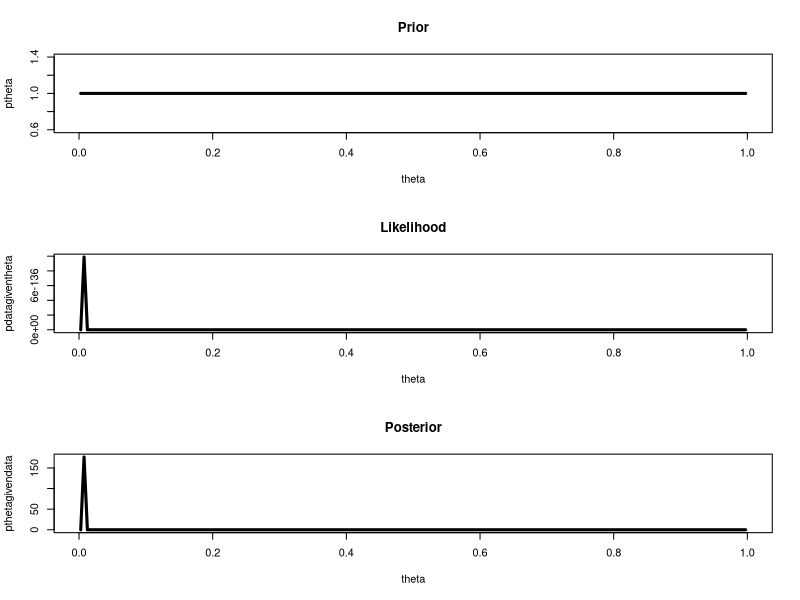
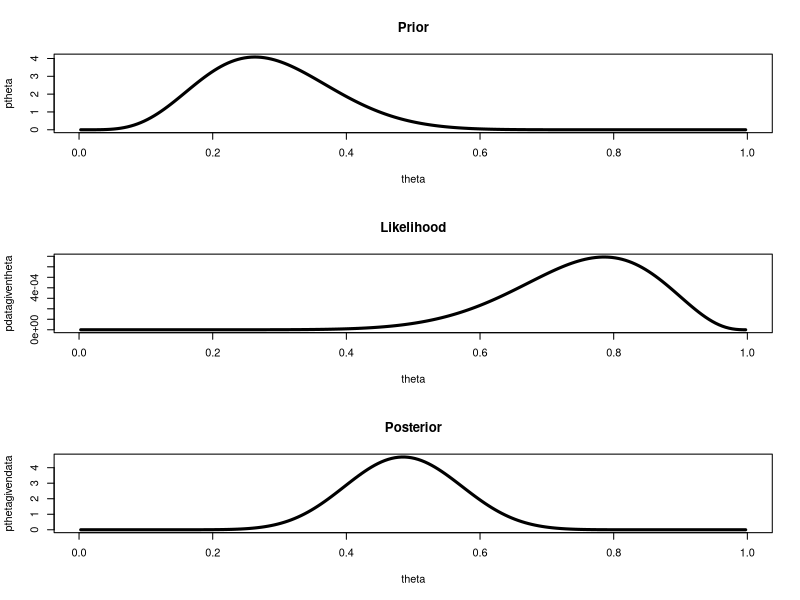
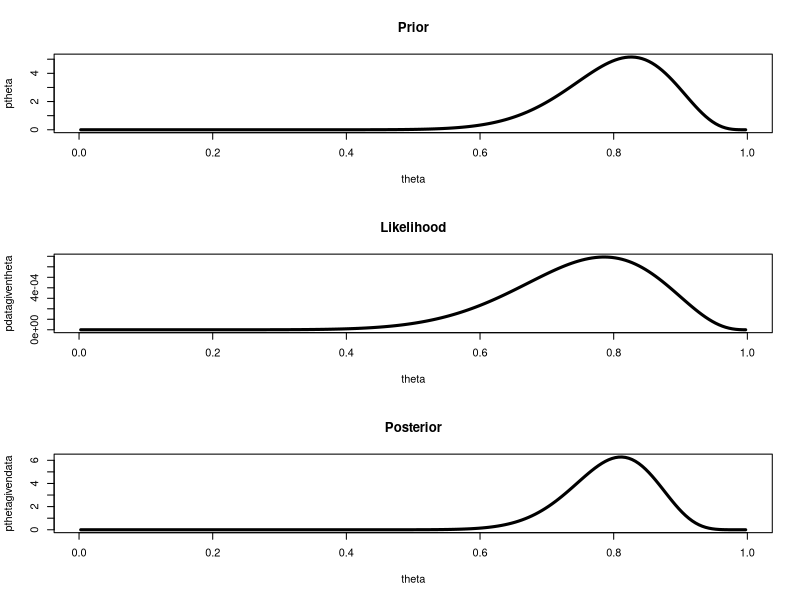
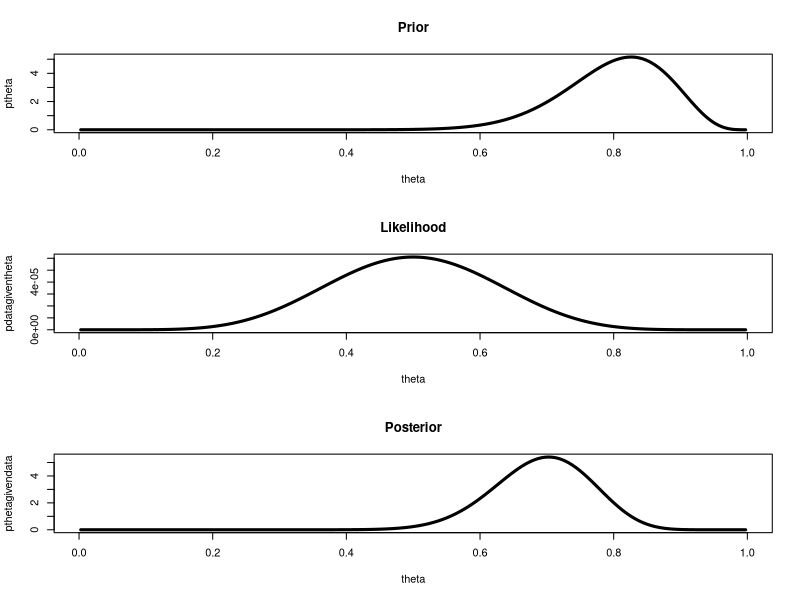
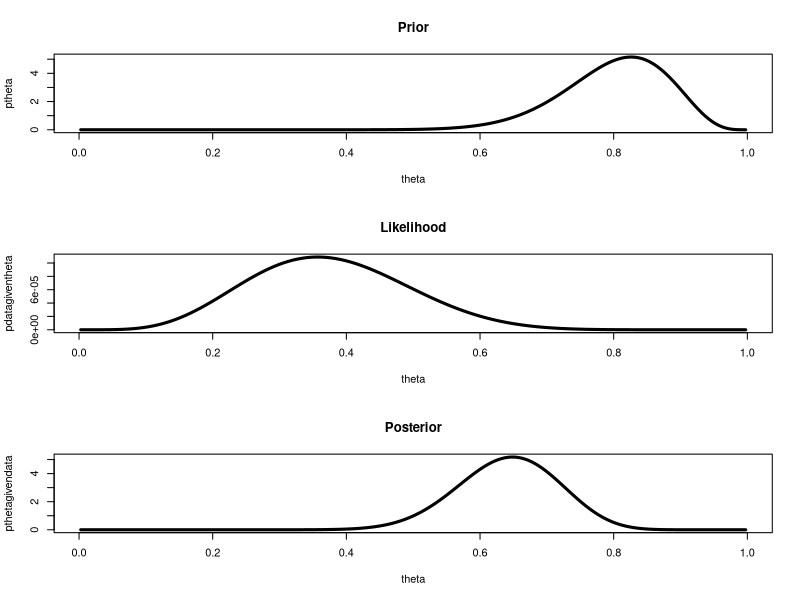
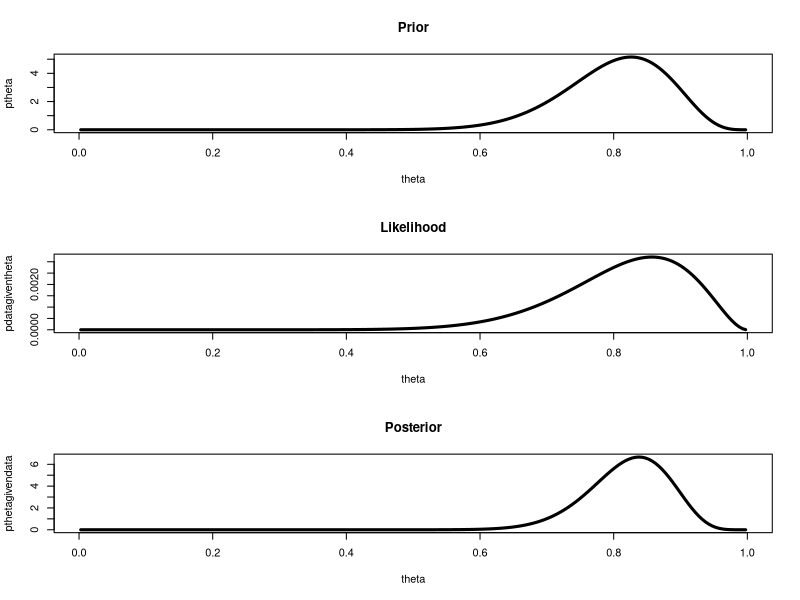

Write the R code that produced these figures, in order.
#Looking at Beta Priors

#1: Three different priors (a,b)
#Beta priors a = 5, b = 25
binwidth = 0.005
theta = seq(from = binwidth/2, to =1-(binwidth/2), by = binwidth)
a = 1
b = 1
ptheta = dbeta(theta, a, b)

z=51 #Number of successes (infection|vaccination)
N=8197 #Number of total data points
pdatagiventheta=theta^z*(1-theta)^(N-z) #P(Data|Theta)
pthetagivendata = dbeta(theta, a+z, N+b-z) #P(Theta|Data)

windows(10,10)
layout(matrix(c(1,2,3), nrow = 3, ncol = 1, byrow = FALSE))
maxy=max(c(ptheta, pthetagivendata))
plot(theta, ptheta, type = "l", lwd = 3, main="Prior")
plot(theta, pdatagiventheta, type = "l", lwd = 3, main="Likelihood")
plot(theta, pthetagivendata, type = "l", lwd = 3, main="Posterior")

#Beta priors a = 6, b = 15
binwidth = 0.005
theta = seq(from = binwidth/2, to =1-(binwidth/2), by = binwidth)
a = 6
b = 15
ptheta = dbeta(theta, a, b)
datavec = c(1,1,1,1, 1, 1, 1, 1, 1, 1, 1, 0, 0 , 0 )
z=sum(datavec==1)
N=length(datavec)
pdatagiventheta=theta^z*(1-theta)^(N-z)
pthetagivendata = dbeta(theta, a+z, N+b-z)
windows(10,10)
layout(matrix(c(1,2,3), nrow = 3, ncol = 1, byrow = FALSE))
maxy=max(c(ptheta, pthetagivendata))
plot(theta, ptheta, type = "l", lwd = 3, main="Prior")
plot(theta, pdatagiventheta, type = "l", lwd = 3, main="Likelihood")
plot(theta, pthetagivendata, type = "l", lwd = 3, main="Posterior")

#Beta priors a = 20, b = 5
binwidth = 0.005
theta = seq(from = binwidth/2, to =1-(binwidth/2), by = binwidth)
a = 20
b = 5
ptheta = dbeta(theta, a, b)
datavec = c(1,1,1,1, 1, 1, 1, 1, 1, 1, 1, 0, 0 , 0 )
z=sum(datavec==1)
N=length(datavec)
pdatagiventheta=theta^z*(1-theta)^(N-z)
pthetagivendata = dbeta(theta, a+z, N+b-z)
windows(10,10)
layout(matrix(c(1,2,3), nrow = 3, ncol = 1, byrow = FALSE))
maxy=max(c(ptheta, pthetagivendata))
plot(theta, ptheta, type = "l", lwd = 3, main="Prior")
plot(theta, pdatagiventheta, type = "l", lwd = 3, main="Likelihood")
plot(theta, pthetagivendata, type = "l", lwd = 3, main="Posterior")

#2: 3 different data vectors

#Beta priors a = 20, b = 5. Data vector has half of its values as "1"
binwidth = 0.005
theta = seq(from = binwidth/2, to =1-(binwidth/2), by = binwidth)
a = 20
b = 5
ptheta = dbeta(theta, a, b)
datavec = c(1,1,1,1, 1, 1, 1, 0, 0, 0, 0, 0, 0 , 0 )
z=sum(datavec==1)
N=length(datavec)
pdatagiventheta=theta^z*(1-theta)^(N-z)
pthetagivendata = dbeta(theta, a+z, N+b-z)
windows(10,10)
layout(matrix(c(1,2,3), nrow = 3, ncol = 1, byrow = FALSE))
maxy=max(c(ptheta, pthetagivendata))
plot(theta, ptheta, type = "l", lwd = 3, main="Prior")
plot(theta, pdatagiventheta, type = "l", lwd = 3, main="Likelihood")
plot(theta, pthetagivendata, type = "l", lwd = 3, main="Posterior")

#Beta priors a = 20, b = 5. Data vector has 5 of its values as "1"
binwidth = 0.005
theta = seq(from = binwidth/2, to =1-(binwidth/2), by = binwidth)
a = 20
b = 5
ptheta = dbeta(theta, a, b)
datavec = c(1,1,1,1, 1, 0, 0, 0, 0, 0, 0, 0, 0 , 0 )
z=sum(datavec==1)
N=length(datavec)
pdatagiventheta=theta^z*(1-theta)^(N-z)
pthetagivendata = dbeta(theta, a+z, N+b-z)
windows(10,10)
layout(matrix(c(1,2,3), nrow = 3, ncol = 1, byrow = FALSE))
maxy=max(c(ptheta, pthetagivendata))
plot(theta, ptheta, type = "l", lwd = 3, main="Prior")
plot(theta, pdatagiventheta, type = "l", lwd = 3, main="Likelihood")
plot(theta, pthetagivendata, type = "l", lwd = 3, main="Posterior")

#Beta priors a = 20, b = 5. Data vector has 12 of its values as "1"
binwidth = 0.005
theta = seq(from = binwidth/2, to =1-(binwidth/2), by = binwidth)
a = 20
b = 5
ptheta = dbeta(theta, a, b)
datavec = c(1,1,1,1, 1, 1, 1, 1, 1, 1, 1, 1, 0 , 0 )
z=sum(datavec==1)
N=length(datavec)
pdatagiventheta=theta^z*(1-theta)^(N-z)
pthetagivendata = dbeta(theta, a+z, N+b-z)
windows(10,10)
layout(matrix(c(1,2,3), nrow = 3, ncol = 1, byrow = FALSE))
maxy=max(c(ptheta, pthetagivendata))
plot(theta, ptheta, type = "l", lwd = 3, main="Prior")
plot(theta, pdatagiventheta, type = "l", lwd = 3, main="Likelihood")
plot(theta, pthetagivendata, type = "l", lwd = 3, main="Posterior")

